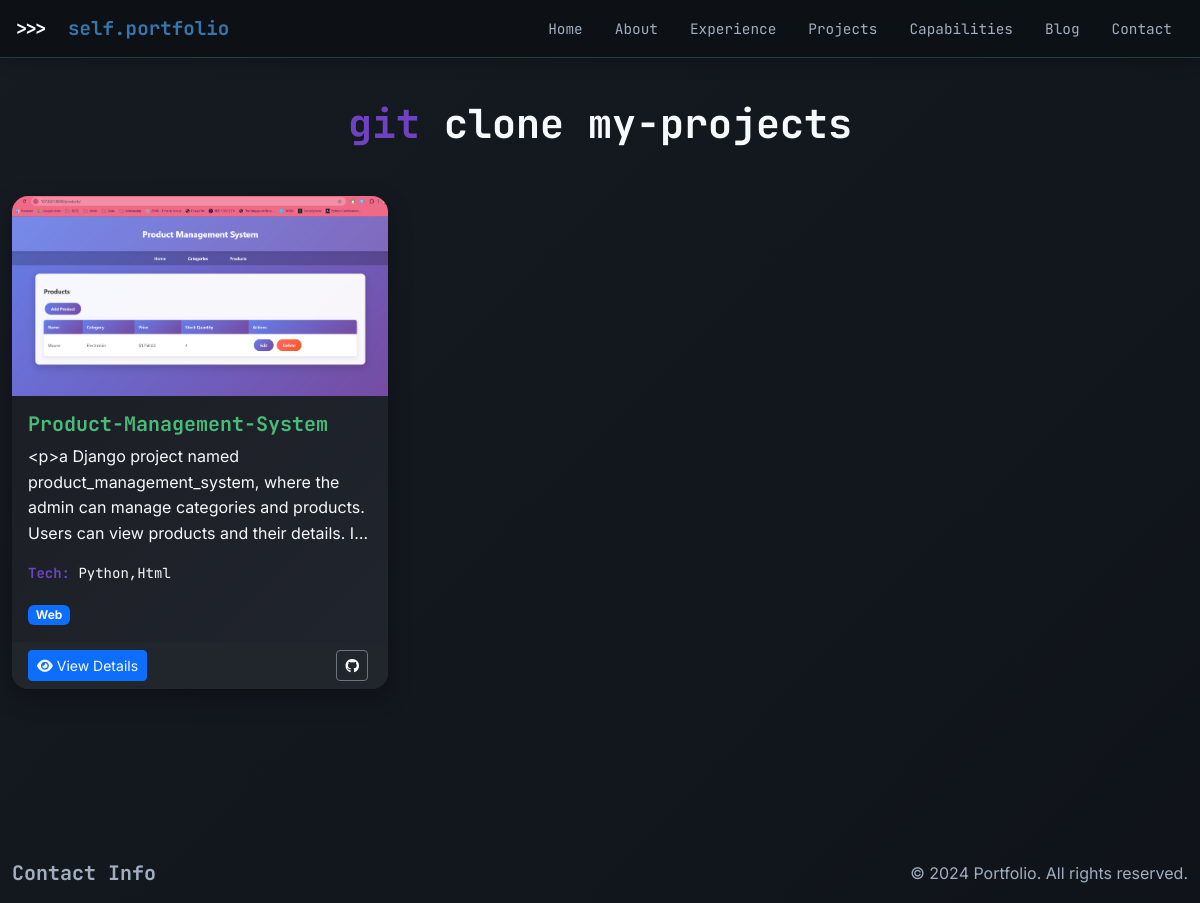
The page /projects/ on the database as committed earlier.
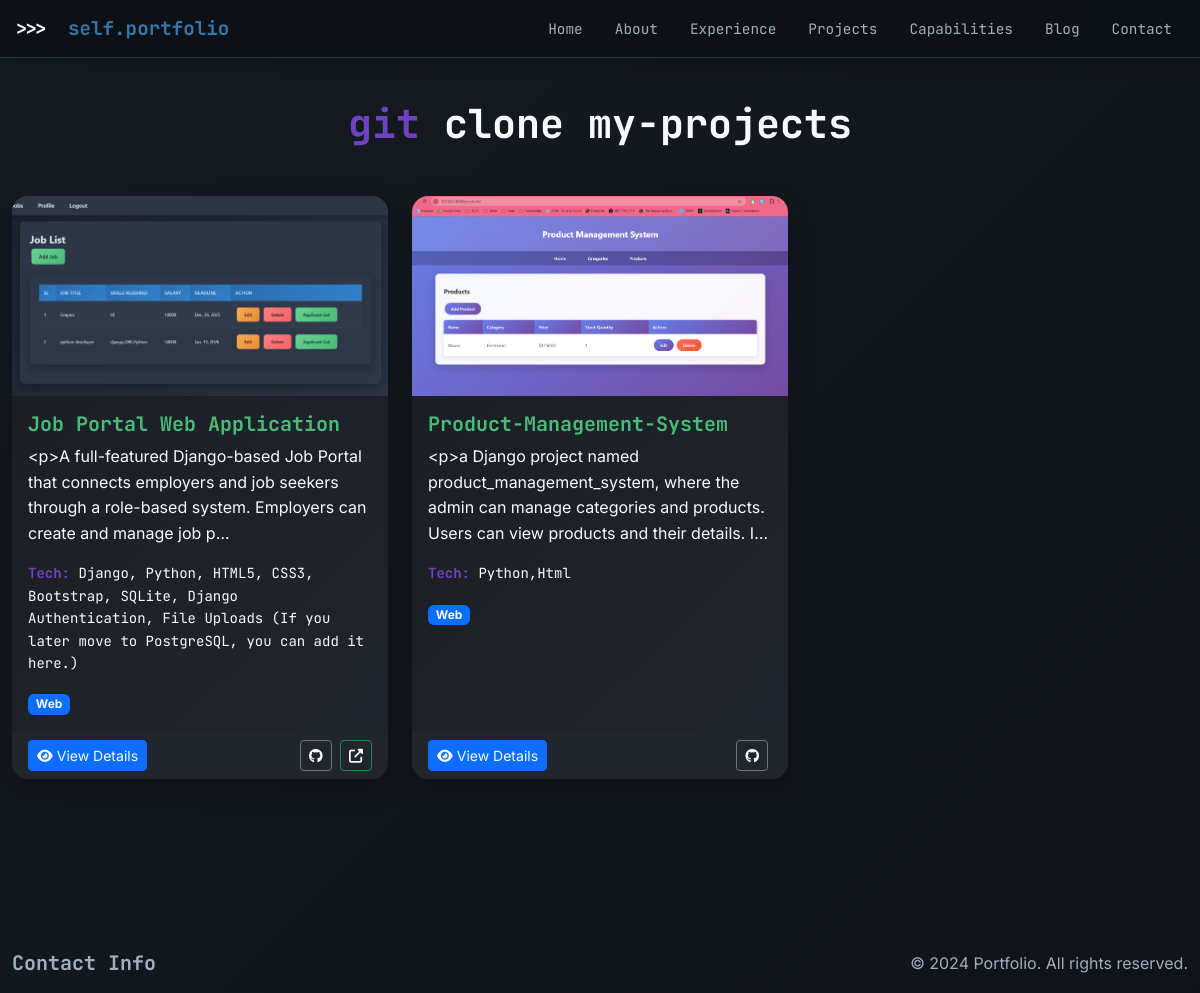
The same page on the database as committed later.
### portfolio_app/models.py (models this page shows, shortened)
class Project(models.Model):
    CATEGORY_CHOICES = [
        ('web', 'Web Development'),
        ('app', 'Mobile App'),
        ('uiux', 'UI/UX Design'),
        ('other', 'Other'),
    ]
    title = models.CharField(max_length=200)
    description = RichTextField()
    category = models.CharField(max_length=20, choices=CATEGORY_CHOICES, default='web')
    tech_stack = models.CharField(max_length=500, help_text="Comma-separated technologies")
    thumbnail = models.ImageField(upload_to='projects/thumbnails/', blank=True, null=True)
    video_url = models.URLField(blank=True, help_text="Optional video link")
    github_link = models.URLField(blank=True)
    demo_link = models.URLField(blank=True)
    featured = models.BooleanField(default=False)
    display_order = models.PositiveIntegerField(default=0)
    created_at = models.DateTimeField(auto_now_add=True)
    updated_at = models.DateTimeField(auto_now=True)
    class Meta:
        ordering = ['-featured', 'display_order']

### portfolio_app/views.py (the view)
# urls.py: path('projects/', projects, name='projects'),
def projects(request):
    projects = Project.objects.all()
    return render(request, 'projects.html', {
        'projects': projects,
    })

### Templates/projects.html (shortened to what this page needs)
{% extends 'base.html' %}
{% load static %}
{% block content %}
<section id="projects" class="section">
    <div class="container">
        <h1 class="text-center mb-5"><span class="text-code-purple">git</span> <span class="keyword">clone</span> <span class="string">my-projects</span></h1>
        <div class="row">
            {% for project in projects %}
            <div class="col-lg-4 col-md-6 mb-4">
                <div class="card project-card h-100">
                    {% if project.thumbnail %}
                        <img src="{{ project.thumbnail.url }}" class="project-image w-100" alt="{{ project.title }}">
                    {% else %}
                        <div class="project-placeholder">
                            <i class="fas fa-code fa-3x text-code-green"></i>
                        </div>
                    {% endif %}
                    <div class="card-body">
                        <h5 class="card-title text-code-green">{{ project.title }}</h5>
                        <p class="card-text text-secondary">{{ project.description|truncatechars:150 }}</p>
                        <div class="tech-stack mb-3">
                            <strong class="text-code-purple">Tech:</strong> {{ project.tech_stack }}
                        </div>
                        {% if project.category %}
                        <span class="badge bg-primary">{{ project.category|title }}</span>
                        {% endif %}
                    </div>
                    <div class="card-footer project-links">
                        <div class="d-flex justify-content-between align-items-center">
                            <a href="{% url 'project_detail' project.pk %}" class="btn btn-primary btn-sm">
                                <i class="fas fa-eye me-1"></i>View Details
                            </a>
                            <div>
                                {% if project.github_link %}
                                    <a href="{{ project.github_link }}" target="_blank" class="btn btn-outline-secondary btn-sm me-1" title="GitHub">
                                        <i class="fab fa-github"></i>
                                    </a>
                                {% endif %}
                                {% if project.demo_link %}
                                    <a href="{{ project.demo_link }}" target="_blank" class="btn btn-outline-success btn-sm" title="Live Demo">
                                        <i class="fas fa-external-link-alt"></i>
                                    </a>
                                {% endif %}
                            </div>
                        </div>
                    </div>
                </div>
            </div>
            {% endfor %}
        </div>
    </div>
</section>
{% endblock %}

Rows that differ between the two databases and show on the page:
added Project: thumbnail (picture), title "Job Portal Web Application", description "<p>A full-featured Django-based Job Portal that connects employers and job seekers through a role-based system. Employers can create and manage job p…", tech_stack "Django, Python, HTML5, CSS3, Bootstrap, SQLite, Django Authentication, File Uploads (If you later move to PostgreSQL, you can add it here.)", category "Web"
